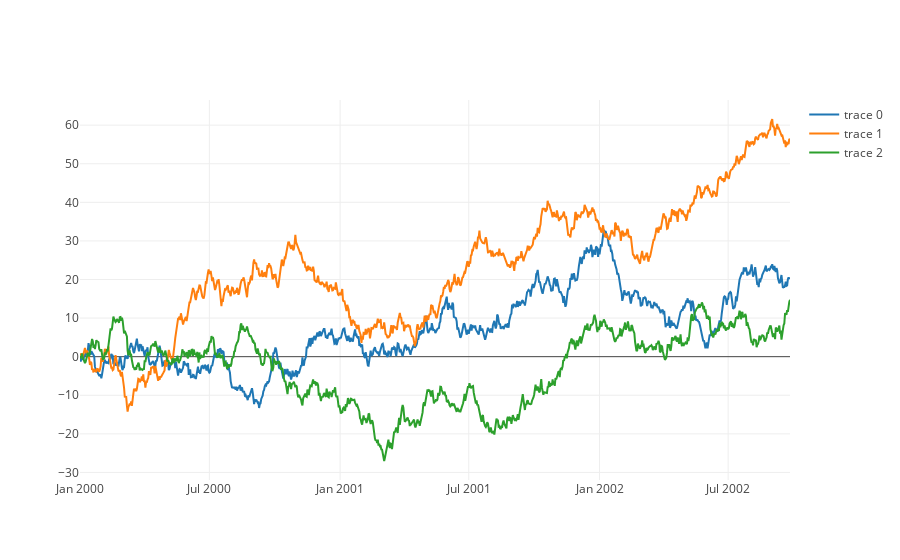

Notebook cell for this chart:
### Code cell
import plotly
from plotly.graph_objs import *
plotly.offline.init_notebook_mode(connected=True)

ts = pd.DataFrame({'date': pd.date_range(start='2000-01-01', periods=1000),
                   'num': np.random.randn(1000).cumsum(),
                   'num2': np.random.randn(1000).cumsum(),
                   'num3': np.random.randn(1000).cumsum(),})

# ts.set_index('date', inplace=True)

trace0 = Scatter(
    x=ts['date'],
    y=ts['num'],
)
trace1 = Scatter(
    x=ts['date'],
    y=ts['num2'],
)
trace2 = Scatter(
    x=ts['date'],
    y=ts['num3'],
)
d = Data([trace0, trace1, trace2])

plotly.offline.iplot(d, filename='basic-line')

### Figure 1 — Plotly figure (JSON) as saved in the notebook; plotly's stock layout.template omitted (floating-point values rounded to 4 significant figures; data arrays with more than 128 entries replaced by an {"elided": "..."} marker saying what was removed)
{"data": [{"type": "scatter", "x": {"elided": "1000 str values"}, "y": {"elided": "1000 float values"}}, {"type": "scatter", "x": {"elided": "1000 str values"}, "y": {"elided": "1000 float values"}}, {"type": "scatter", "x": {"elided": "1000 str values"}, "y": {"elided": "1000 float values"}}], "layout": {}}
